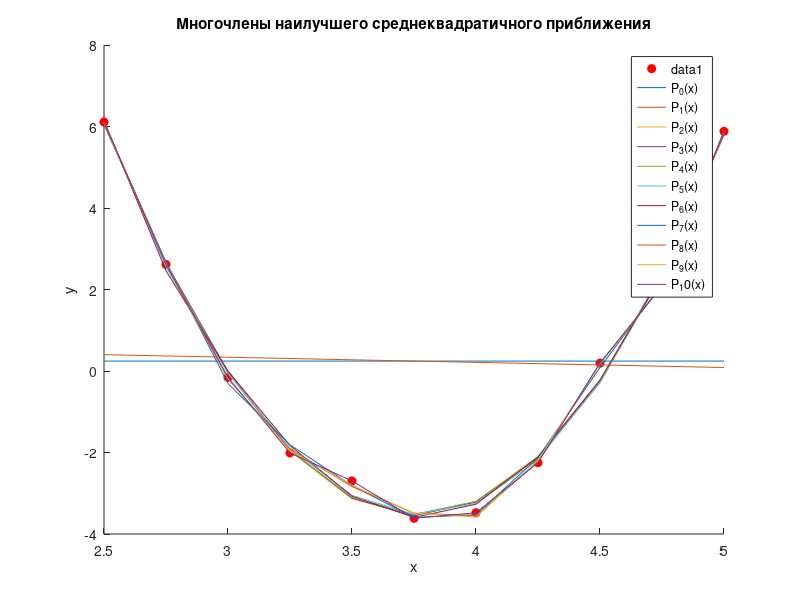
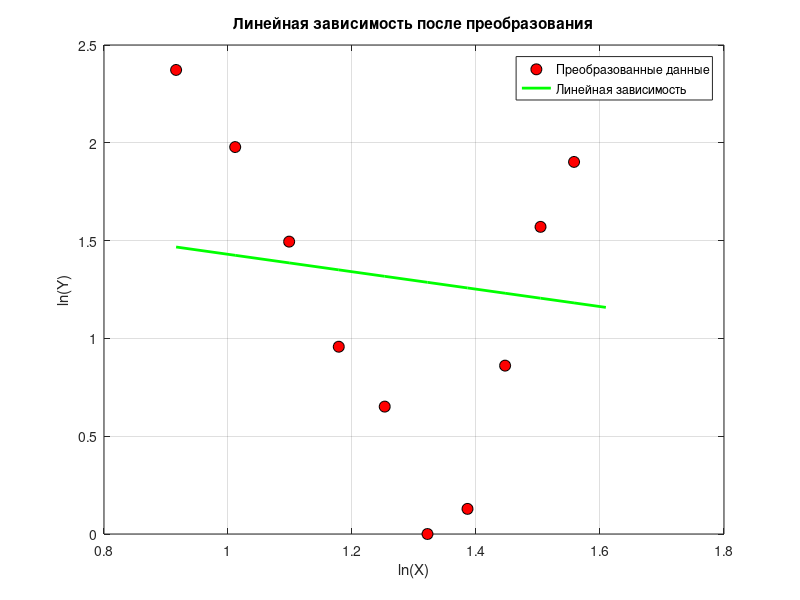

MATLAB code for these plots, in order:
x = [2.5, 2.75, 3, 3.25, 3.5, 3.75, 4, 4.25, 4.5, 4.75, 5];
y = [6.109, 2.615, -0.157, -2.010, -2.697, -3.615, -3.478, -2.250, 0.193, 2.086, 5.882];


% 1.1 - 1.3
n = length(x);
m_values = 0:n-1;
sigma = zeros(size(m_values));

figure;
hold on;
plot(x, y, 'ro', 'MarkerFaceColor', 'r');

for m = m_values
    coeffs = polyfit(x, y, m);
    
    P_m = polyval(coeffs, x);
    sigma(m + 1) = sqrt(sum((P_m - y).^2) / (n - m));
    
    plot(x, P_m, 'DisplayName', sprintf('P_%d(x)', m));
end

hold off;
xlabel('x');
ylabel('y');
title('Многочлены наилучшего среднеквадратичного приближения');
legend show;


% 1.4
[~, idx] = min(sigma);
r = idx - 1;
coeffs_r = polyfit(x, y, r);

fprintf('Найденный многочлен степени %d:\n', r);
fprintf('P_%d(x) = ', r);
fprintf('%g', coeffs_r(1));
for i = 2:length(coeffs_r)
    fprintf(' + %gx^%d', coeffs_r(i), i-1);
end
fprintf('\n');


% 2.1 - 2.2
c = abs(min(y)) + 1;
Y = log(y + c); 
X = log(x);


% 2.3
coefficients = polyfit(X, Y, 1);
a = coefficients(1);
b = coefficients(2);


% 2.4
figure;
plot(X, Y, 'ko', 'MarkerSize', 8, 'MarkerFaceColor', 'r', 'DisplayName', 'Преобразованные данные');
hold on;
Y_fitted = a * X + b;
plot(X, Y_fitted, 'g-', 'LineWidth', 2, 'DisplayName', 'Линейная зависимость');
xlabel('ln(X)');
ylabel('ln(Y)');
title('Линейная зависимость после преобразования');
legend show;
grid on;


% 2.5
fprintf('Линейная зависимость имеет вид: Y = %.4f * X + %.4f\n', a, b);
